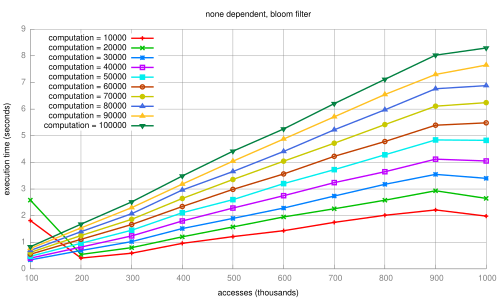

gnuplot code for this plot:
set terminal pdf
set output 'dissertation-gnuplottex-fig38.pdf'
load '../dynamic/formatted-results/premature-none-computation/time-bloom.gnuplot'
